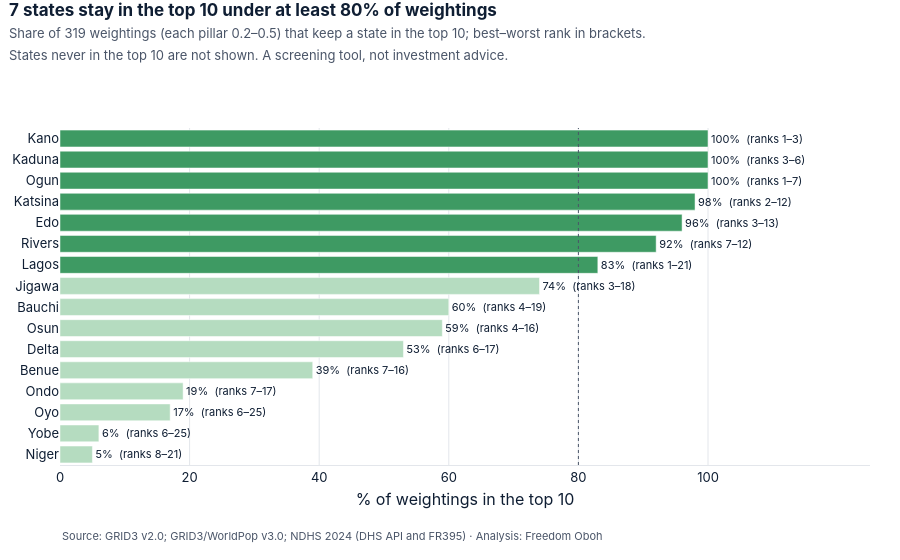

Notebook code cell kept with this figure:
### Markdown cell above
## 5. How sure can I be? The weight stress-test

Equal weights are a choice. I re-ran the total for every combination of weights from 0.2 to 0.5
per pillar (in steps of 0.05, rescaled to add up to 1) and counted how often each state lands in
the top 10. A state that stays near the top under most weightings is a **robust** finding.

### Code cell
charts.stress_chart(st).show()

### Figure 1 — Plotly figure (JSON) as saved in the notebook; plotly's stock layout.template omitted (floating-point values rounded to 4 significant figures)
{"data": [{"cliponaxis": false, "hovertemplate": "%{y}: in the top 10 under %{x:.0f}% of weightings<extra></extra>", "marker": {"color": ["#B5DCC0", "#B5DCC0", "#B5DCC0", "#B5DCC0", "#B5DCC0", "#B5DCC0", "#B5DCC0", "#B5DCC0", "#B5DCC0", "#3E9A63", "#3E9A63", "#3E9A63", "#3E9A63", "#3E9A63", "#3E9A63", "#3E9A63"]}, "orientation": "h", "text": ["5%  (ranks 8–21)", "6%  (ranks 6–25)", "17%  (ranks 6–25)", "19%  (ranks 7–17)", "39%  (ranks 7–16)", "53%  (ranks 6–17)", "59%  (ranks 4–16)", "60%  (ranks 4–19)", "74%  (ranks 3–18)", "83%  (ranks 1–21)", "92%  (ranks 7–12)", "96%  (ranks 3–13)", "98%  (ranks 2–12)", "100%  (ranks 1–7)", "100%  (ranks 3–6)", "100%  (ranks 1–3)"], "textfont": {"color": "#0F1E33", "size": 11}, "textposition": "outside", "type": "bar", "x": [5.0, 6.0, 17.0, 19.0, 39.0, 53.0, 59.0, 60.0, 74.0, 83.0, 92.0, 96.0, 98.0, 100.0, 100.0, 100.0], "y": ["Niger", "Yobe", "Oyo", "Ondo", "Benue", "Delta", "Osun", "Bauchi", "Jigawa", "Lagos", "Rivers", "Edo", "Katsina", "Ogun", "Kaduna", "Kano"]}], "layout": {"annotations": [{"font": {"color": "#4A5568", "size": 11}, "showarrow": false, "text": "Source: GRID3 v2.0; GRID3/WorldPop v3.0; NDHS 2024 (DHS API and FR395) · Analysis: Freedom Oboh", "x": 0, "xanchor": "left", "xref": "paper", "y": 0, "yanchor": "top", "yref": "paper", "yshift": -62}], "font": {"color": "#0F1E33", "family": "Inter, Segoe UI, Arial, sans-serif", "size": 13}, "height": 560, "hoverlabel": {"bgcolor": "white", "font": {"color": "#0F1E33"}}, "margin": {"b": 95, "l": 20, "r": 30, "t": 128}, "paper_bgcolor": "white", "plot_bgcolor": "white", "shapes": [{"line": {"color": "#4A5568", "dash": "dot", "width": 1}, "type": "line", "x0": 80, "x1": 80, "xref": "x", "y0": 0, "y1": 1, "yref": "y domain"}], "showlegend": false, "title": {"font": {"size": 17}, "pad": {"t": 16}, "text": "<b>7 states stay in the top 10 under at least 80% of weightings</b><br><span style='font-size:13px;color:#4A5568'>Share of 319 weightings (each pillar 0.2–0.5) that keep a state in the top 10; best–worst rank in brackets.<br>States never in the top 10 are not shown. A screening tool, not investment advice.</span>", "x": 0.01, "xanchor": "left", "y": 1, "yanchor": "top", "yref": "container"}, "xaxis": {"automargin": true, "gridcolor": "#E3E6EB", "linecolor": "#E3E6EB", "range": [0, 125], "showgrid": true, "ticksuffix": "%", "tickvals": [0, 20, 40, 60, 80, 100], "title": {"standoff": 10, "text": "% of weightings in the top 10"}, "zeroline": false}, "yaxis": {"automargin": true, "gridcolor": "#E3E6EB", "showgrid": false, "title": {"standoff": 10}, "zeroline": false}}}
